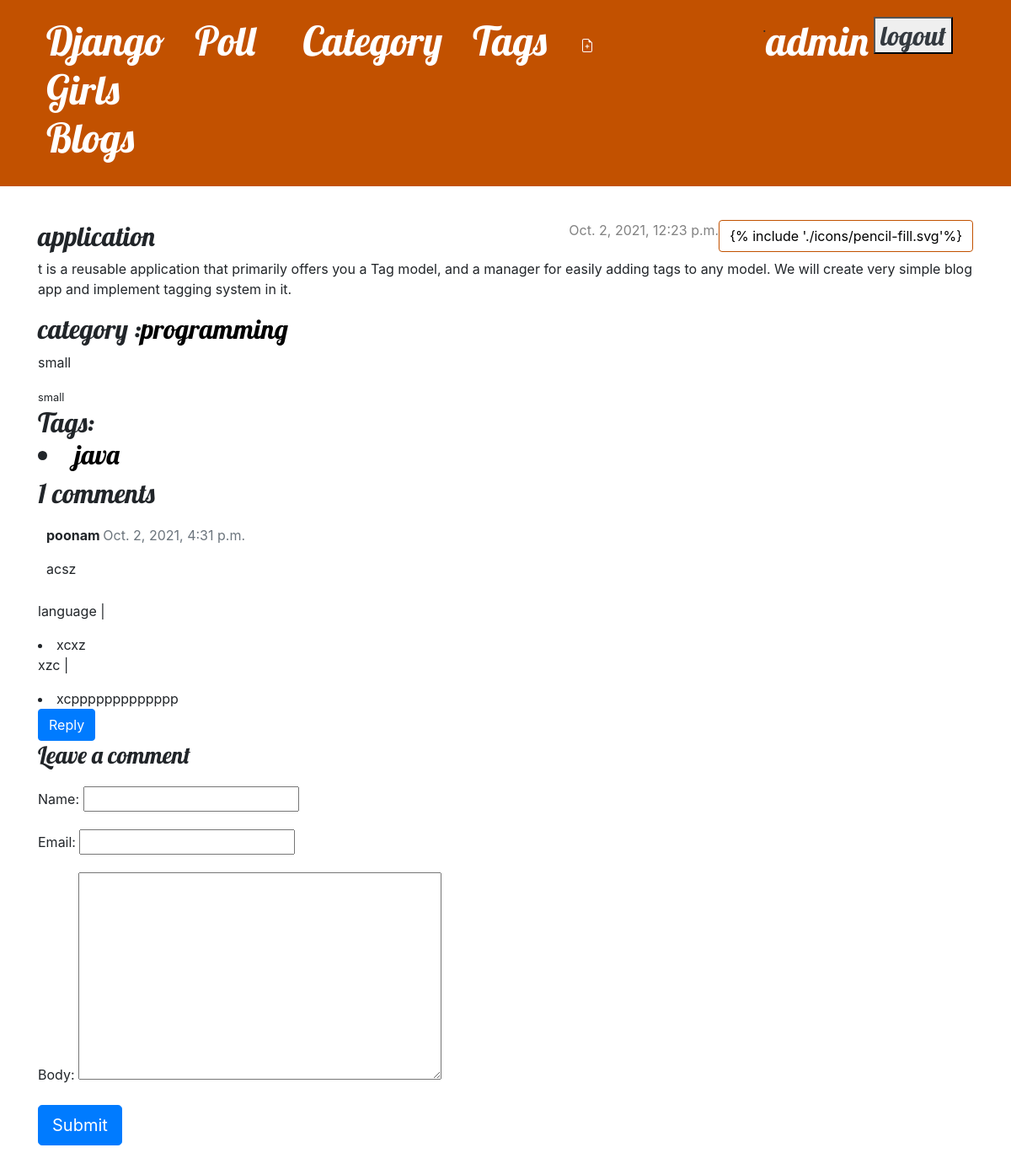
Page /post/application/ (signed in) on the committed database.
### blog/models.py (models this page shows, shortened)
class MyUser(AbstractUser):
	mobile_number = models.CharField(max_length=10)
	profile_img= models.ImageField(upload_to='images',null=True,blank=True)
	email = models.EmailField(('email'), unique = False)
	def __str__(self):
		return self.username

class Post(models.Model):
	author = models.ForeignKey(MyUser, on_delete=models.CASCADE)
	title = models.CharField(max_length=200)
	slug = AutoSlugField(populate_from='title', max_length = 200, editable=False,unique=True)
	text = models.TextField()
	created_date = models.DateTimeField(default=timezone.now)
	published_date = models.DateTimeField(blank=True, null=True)
	category = models.ForeignKey('Category', on_delete=models.CASCADE,related_name='posts')
	tags = models.ManyToManyField(Tag)

class Category(models.Model):
	name = models.CharField(max_length=255)
	slug = models.SlugField(max_length=255, null=True)

class Tag(models.Model):
	name = models.CharField(max_length=255)
	slug = models.SlugField(max_length=255, null=True)
	text=  models.TextField(max_length=200)
	def __str__(self):
		return self.name

class Comment(models.Model):
	post = models.ForeignKey(Post,on_delete=models.CASCADE,related_name='comments')
	name = models.CharField(max_length=80)
	email = models.EmailField()
	body = models.TextField()
	created_on = models.DateTimeField(auto_now_add=True)
	active = models.BooleanField(default=True)
	parent=models.ForeignKey('self',on_delete=models.CASCADE, null=True,related_name='replies')
	class Meta:
		ordering = ['created_on']

### blog/views.py (the view)
# urls.py: path('post/<str:slug>/', views.post_detail, name='post_detail'),
def post_detail(request, slug):
	post = get_object_or_404(Post, slug=slug)
	print(post.tags.all(), 'tagssssssssssssss')
	comments = post.comments.filter(parent__id=None,active=True)
	new_comment = None
	if request.method == "POST":
		comment_form = CommentForm(data=request.POST)
		if comment_form.is_valid():
			parent_obj = None
			try:
				parent_id = int(request.POST.get('parent_id'))
			except:
				parent_id = None
			if parent_id:
				parent_obj = Comment.objects.get(id=parent_id)
				if parent_obj:
					replay_comment = comment_form.save(commit=False)
					replay_comment.parent = parent_obj
					replay_comment.post = post
					replay_comment.save()
			else:
				new_comment = comment_form.save(commit=False)
				new_comment.post = post
				new_comment.save()
		comment_form = CommentForm()
	else:
		comment_form = CommentForm()
	return render(request, 'blog/post_detail.html', {'post': post, 'comments': comments,'comment_form': comment_form})

### blog/forms.py
class CommentForm(forms.ModelForm):
    class Meta:
        model = Comment
        fields = ('name', 'email', 'body')

### blog/templates/blog/post_detail.html (shortened to what this page needs)
{% extends 'blog/base.html' %}
{% block content %}
<article class="post">
	<aside class="actions">
		{% if user.is_authenticated %}
		<a class="btn btn-default" href="{% url 'blog:post_edit' slug=post.slug %}">{% include
			'./icons/pencil-fill.svg'%} </a>
	</aside>
	{% if post.published_date %}
	<time class="date">
		{{ post.published_date }}
	</time>
	{% endif %}
	{% endif %}
	<h2>{{ post.title }}</h2>
	<p>{{ post.text|linebreaksbr }}</p>
	<h2>category :<a href="{% url 'blog:category_detail' post.category.slug %}">{{ post.category.name }}</a></h2>
	<p>small</p>
	<small row="
	">small</small>
	<h2> Tags:
		{% for tag in post.tags.all %}
		<li><a href="{% url 'blog:tag_details' tag.slug %}" style="color: black"> {{tag.name}}</a></li>
	</h2>
	{% endfor %}
	{% if user.is_authenticated %}
	<h2>{{ comments.count }} comments</h2>
	{% for comment in comments %}
	<div class="comments" style="padding: 10px;">
		<p class="font-weight-bold">
			{{ comment.name }}
			<span class=" text-muted font-weight-normal">
				{{ comment.created_on }}
			</span>
		</p>
		{{ comment.body | linebreaks }}
	</div>
	{% for replay in comment.replies.all %}
	<p class="info">{{ replay.name }} | {{ replay.created }}</p>
	<li>{{ replay.body }}</li>
	{% endfor %}
	<button class="btn btn-primary" type="button" data-bs-toggle="collapse" data-bs-target="#rB{{ comment.id}}"
		aria-expanded="false" aria-controls="#rB{{ comment.id}}">
		Reply
	</button>
	{% endfor %}
	<h3>Leave a comment</h3>
	<form method="post" style="margin-top: 1.3em;">
		{{ comment_form.as_p }}
		<button type="submit" class="btn btn-primary  btn-lg">Submit</button>
	</form>
	</div>
	{% endif %}
	{% endblock content %}

### blog/templates/blog/base.html (shortened to what this page needs)
{% load static %}
<!DOCTYPE html>
<html>
<head>
	<link href="https://cdn.jsdelivr.net/npm/bootstrap@5.1.1/dist/css/bootstrap.min.css" rel="stylesheet"
>
	<link rel="stylesheet" href="https://cdn.jsdelivr.net/npm/bootstrap@4.5.3/dist/css/bootstrap.min.css"
>
	<link rel="stylesheet" href="{% static 'css/blog.css' %}">
</head>
<body>
	<header class="page-header">
		<div class="container d-flex">
			<h1><a href="{% url 'blog:post_list' %}">Django Girls Blogs</a></h1>
			<h1><a href="{% url 'poll:index' %}">Poll</h1>
			{% if user.is_authenticated %}
			<h1><a href="{% url 'blog:category' %}">Category</a></h1>
			<br />&nbsp;&nbsp;&nbsp;&nbsp;&nbsp;&nbsp;&nbsp;&nbsp;
			<h1><a href="{% url 'blog:tag_list' %}">Tags</a></h1>
			<h1><a href="{% url 'blog:post_new' %}" class="top-menu">{% include './icons/file-earmark-plus.svg' %}</a>
			</h1>.
			<h1><a href="{% url 'blog:profile' %}">{{request.user}}</h1><br>
			<h2><button type="submit"><a class="text-dark" href="{% url 'logout' %}">logout</button></a></h2>
			{% else %}
			<h2><button type="submit"><a class="text-dark" href="{% url 'blog:login' %}">Login</button></a></h2>
			{% endif %}
		</div></a>
	</header>
	<main class="container">
		<div class="row">
			<div class="col">
				{% block content %}
				{% endblock %}
			</div>
	</main>
</body>
</html>

### blog/static/css/blog.css (style rules this page uses)
.page-header { background-color: #C25100; margin-top: 0; margin-bottom: 40px; padding: 20px 20px 20px 40px; }
.page-header h1, .page-header h1 a, .page-header h1 a:visited, .page-header h1 a:active { color: #ffffff;font-size: 36pt; text-decoration: none; }
h1,h2,h3,h4 { font-family: 'Lobster', cursive; width: -webkit-fill-available; }
.date { color: #828282; }
.top-menu, .top-menu:visited { color: #ffffff; float: right; font-size: 26pt; margin-right: 200px; }
.post { margin-bottom: 70px; }
.post h2 a, .post h2 a:visited { color: #000000; }
.post > .date, .post > .actions { float: right; }
.btn-default, .btn-default:visited { color: #C25100; background: none; border-color: #C25100; }
html { overflow-x: hidden; }
a:link { color: black; }

### rows in the picture
MyUser: user "admin"
Post: published_date "Oct. 2, 2021, 12:23 p.m.", title "application", text "t is a reusable application that primarily offers you a Tag model, and a manager for easily adding tags to any model. We will create very simple blog app and implement tagging system in it.", category.name "programming"
Tag: name "java"
Comment: name "poonam", created_on "Oct. 2, 2021, 4:31 p.m.", body "acsz"
Comment: name "language", body "xcxz"
Comment: name "xzc", body "xcppppppppppppp"

### other values in the picture
{{ comments.count }} "1"
